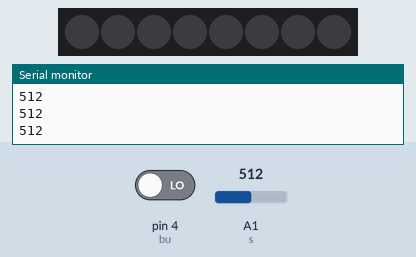
A sketch run on a simulated Arduino Uno, built with avr-gcc and run on an emulated ATmega328P. Parts: 8 RGB LEDs in strip order, left to right, the last lines printed to the serial monitor. Inputs (shaded band) come from the test bench; at power-on: A1 (s) = 512, pin 4 (bu) LOW. Dim RGB values are drawn brighter than linear; random numbers use the default seed unless the sketch sets one.

Above: at 1.2 s.
1.3 s: A1 (s) set to 1012
2.8 s: A1 (s) set to 1023
At 2.95 s:
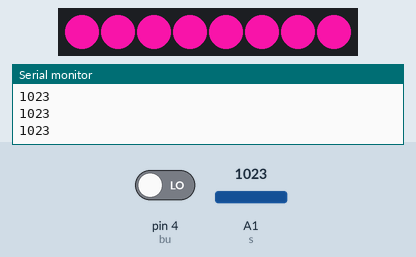
At 3.87 s:
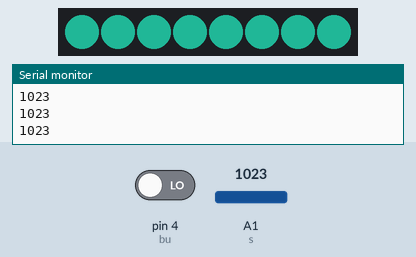
5.2 s: pin 4 (bu) driven HIGH
At 6.3 s:
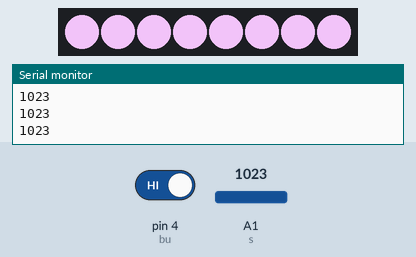
7.0 s: pin 4 (bu) driven LOW
At 8.07 s:
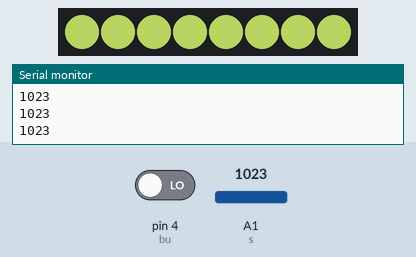
10.0 s: pin 4 (bu) driven HIGH
12.1 s: A1 (s) set to 900
Timing chart, 0 to 14.6 s (numbered marks = the images above; inputs shaded):
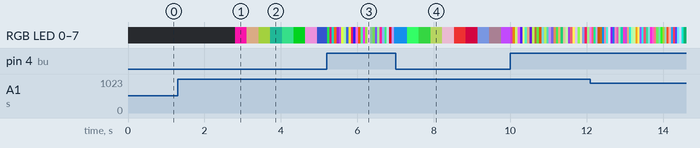

Measured:
- the behaviour switches between 1022 and 1023 on A1 (s) (found by bisection; images 0 and 1)
- after the input at 2.8 s, RGB LED 0–7: off → RGB(232, 19, 158) at once, → RGB(143, 112, 87) 0.30 s later, → RGB(95, 122, 36) 0.31 s later, → RGB(12, 68, 56) 0.31 s later, … (8 changes in this stretch); the LEDs: change at once (image 1)

The sketch:

project.ino
```cpp
#include <Adafruit_NeoPixel.h>
#define PIN 3
#define LEDNUM 8
int s = A1;
int n=0;
Adafruit_NeoPixel strip = Adafruit_NeoPixel(LEDNUM, PIN, NEO_GRB + NEO_KHZ800);
#define bu 4
void setup() {
  strip.begin();
  Serial.begin(9600);
}
int r,g,b;
void loop() {
  Serial.println(analogRead(s));
  if(analogRead(s)>=1023&&n==1){
    for(int i=0;i<8;i++){
      strip.setPixelColor(i, 0, 0, 0);
      strip.show();
    }
    n=0;
  }
  if(analogRead(s)>=1023&&n==0){
    r=random(0,255);
    g=random(0,255);
    b=random(0,255);
    for(int i=0;i<8;i++){
      strip.setPixelColor(i, r, g, b);
      strip.show();
    }
    n=1;
  }

  if(digitalRead(bu)==HIGH){
      r=random(0,255);
      g=random(0,255);
      b=random(0,255);
    for(int i=0;i<8;i++){
      strip.setPixelColor(i, r, g, b);
      strip.show();
    }
    n=1;
    delay(50);
  }
}
```
